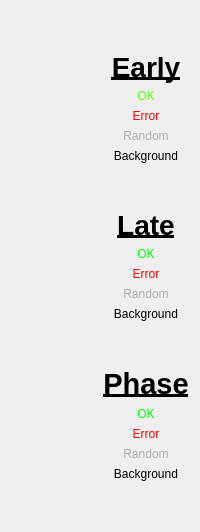
      <widget class="QWidget" name="tab_3">
       <property name="autoFillBackground">
        <bool>true</bool>
       </property>
       <attribute name="title">
        <string>QKD results/QB</string>
       </attribute>
       <layout class="QHBoxLayout" name="horizontalLayout_47">
        <item>
         <layout class="QHBoxLayout" name="horizontalLayout_44">
          <item>
           <layout class="QVBoxLayout" name="verticalLayout_52">
            <item>
             <widget class="QCustomPlot" name="Early_results" native="true">
              <property name="sizePolicy">
               <sizepolicy hsizetype="Expanding" vsizetype="Preferred">
                <horstretch>0</horstretch>
                <verstretch>0</verstretch>
               </sizepolicy>
              </property>
              <layout class="QVBoxLayout" name="verticalLayout_55"/>
             </widget>
            </item>
            <item>
             <widget class="QCustomPlot" name="Late_results" native="true">
              <property name="sizePolicy">
               <sizepolicy hsizetype="Expanding" vsizetype="Preferred">
                <horstretch>0</horstretch>
                <verstretch>0</verstretch>
               </sizepolicy>
              </property>
              <layout class="QVBoxLayout" name="verticalLayout_54"/>
             </widget>
            </item>
            <item>
             <widget class="QCustomPlot" name="Phase_results" native="true">
              <property name="sizePolicy">
               <sizepolicy hsizetype="Expanding" vsizetype="Preferred">
                <horstretch>0</horstretch>
                <verstretch>0</verstretch>
               </sizepolicy>
              </property>
              <layout class="QVBoxLayout" name="verticalLayout_53"/>
             </widget>
            </item>
           </layout>
          </item>
         </layout>
        </item>
        <item>
         <layout class="QVBoxLayout" name="verticalLayout_56">
          <property name="sizeConstraint">
           <enum>QLayout::SetMinimumSize</enum>
          </property>
          <item>
           <spacer name="verticalSpacer_20">
            <property name="orientation">
             <enum>Qt::Vertical</enum>
            </property>
            <property name="sizeHint" stdset="0">
             <size>
              <width>20</width>
              <height>40</height>
             </size>
            </property>
           </spacer>
          </item>
          <item>
           <widget class="QLabel" name="label_140">
            <property name="font">
             <font>
              <pointsize>21</pointsize>
              <weight>75</weight>
              <bold>true</bold>
              <underline>true</underline>
              <strikeout>false</strikeout>
             </font>
            </property>
            <property name="text">
             <string>Early</string>
            </property>
            <property name="alignment">
             <set>Qt::AlignCenter</set>
            </property>
           </widget>
          </item>
          <item>
           <widget class="QLabel" name="label_143">
            <property name="palette">
             <palette>
              <active>
               <colorrole role="WindowText">
                <brush brushstyle="SolidPattern">
                 <color alpha="255">
                  <red>85</red>
                  <green>255</green>
                  <blue>0</blue>
                 </color>
                </brush>
               </colorrole>
               <colorrole role="Text">
                <brush brushstyle="SolidPattern">
                 <color alpha="255">
                  <red>0</red>
                  <green>255</green>
                  <blue>0</blue>
                 </color>
                </brush>
               </colorrole>
              </active>
              <inactive>
               <colorrole role="WindowText">
                <brush brushstyle="SolidPattern">
                 <color alpha="255">
                  <red>85</red>
                  <green>255</green>
                  <blue>0</blue>
                 </color>
                </brush>
               </colorrole>
               <colorrole role="Text">
                <brush brushstyle="SolidPattern">
                 <color alpha="255">
                  <red>0</red>
                  <green>255</green>
                  <blue>0</blue>
                 </color>
                </brush>
               </colorrole>
              </inactive>
              <disabled>
               <colorrole role="WindowText">
                <brush brushstyle="SolidPattern">
                 <color alpha="255">
                  <red>190</red>
                  <green>190</green>
                  <blue>190</blue>
                 </color>
                </brush>
               </colorrole>
               <colorrole role="Text">
                <brush brushstyle="SolidPattern">
                 <color alpha="255">
                  <red>190</red>
                  <green>190</green>
                  <blue>190</blue>
                 </color>
                </brush>
               </colorrole>
              </disabled>
             </palette>
            </property>
            <property name="text">
             <string>OK</string>
            </property>
            <property name="alignment">
             <set>Qt::AlignCenter</set>
            </property>
           </widget>
          </item>
          <item>
           <widget class="QLabel" name="label_144">
            <property name="palette">
             <palette>
              <active>
               <colorrole role="WindowText">
                <brush brushstyle="SolidPattern">
                 <color alpha="255">
                  <red>255</red>
                  <green>0</green>
                  <blue>0</blue>
                 </color>
                </brush>
               </colorrole>
              </active>
              <inactive>
               <colorrole role="WindowText">
                <brush brushstyle="SolidPattern">
                 <color alpha="255">
                  <red>255</red>
                  <green>0</green>
                  <blue>0</blue>
                 </color>
                </brush>
               </colorrole>
              </inactive>
              <disabled>
               <colorrole role="WindowText">
                <brush brushstyle="SolidPattern">
                 <color alpha="255">
                  <red>190</red>
                  <green>190</green>
                  <blue>190</blue>
                 </color>
                </brush>
               </colorrole>
              </disabled>
             </palette>
            </property>
            <property name="text">
             <string>Error</string>
            </property>
            <property name="alignment">
             <set>Qt::AlignCenter</set>
            </property>
           </widget>
          </item>
          <item>
           <widget class="QLabel" name="label_145">
            <property name="palette">
             <palette>
              <active>
               <colorrole role="WindowText">
                <brush brushstyle="SolidPattern">
                 <color alpha="255">
                  <red>174</red>
                  <green>174</green>
                  <blue>174</blue>
                 </color>
                </brush>
               </colorrole>
              </active>
              <inactive>
               <colorrole role="WindowText">
                <brush brushstyle="SolidPattern">
                 <color alpha="255">
                  <red>174</red>
                  <green>174</green>
                  <blue>174</blue>
                 </color>
                </brush>
               </colorrole>
              </inactive>
              <disabled>
               <colorrole role="WindowText">
                <brush brushstyle="SolidPattern">
                 <color alpha="255">
                  <red>190</red>
                  <green>190</green>
                  <blue>190</blue>
                 </color>
                </brush>
               </colorrole>
              </disabled>
             </palette>
            </property>
            <property name="text">
             <string>Random</string>
            </property>
            <property name="alignment">
             <set>Qt::AlignCenter</set>
            </property>
           </widget>
          </item>
          <item>
           <widget class="QLabel" name="label_142">
            <property name="text">
             <string>Background</string>
            </property>
            <property name="alignment">
             <set>Qt::AlignCenter</set>
            </property>
           </widget>
          </item>
          <item>
           <spacer name="verticalSpacer_17">
            <property name="orientation">
             <enum>Qt::Vertical</enum>
            </property>
            <property name="sizeHint" stdset="0">
             <size>
              <width>20</width>
              <height>40</height>
             </size>
            </property>
           </spacer>
          </item>
          <item>
           <widget class="QLabel" name="label_147">
            <property name="font">
             <font>
              <pointsize>21</pointsize>
              <weight>75</weight>
              <bold>true</bold>
              <underline>true</underline>
             </font>
            </property>
            <property name="text">
             <string>Late</string>
            </property>
            <property name="alignment">
             <set>Qt::AlignCenter</set>
            </property>
           </widget>
          </item>
          <item>
           <widget class="QLabel" name="label_149">
            <property name="palette">
             <palette>
              <active>
               <colorrole role="WindowText">
                <brush brushstyle="SolidPattern">
                 <color alpha="255">
                  <red>0</red>
                  <green>255</green>
                  <blue>0</blue>
                 </color>
                </brush>
               </colorrole>
              </active>
              <inactive>
               <colorrole role="WindowText">
                <brush brushstyle="SolidPattern">
                 <color alpha="255">
                  <red>0</red>
                  <green>255</green>
                  <blue>0</blue>
                 </color>
                </brush>
               </colorrole>
              </inactive>
              <disabled>
               <colorrole role="WindowText">
                <brush brushstyle="SolidPattern">
                 <color alpha="255">
                  <red>190</red>
                  <green>190</green>
                  <blue>190</blue>
                 </color>
                </brush>
               </colorrole>
              </disabled>
             </palette>
            </property>
            <property name="text">
             <string>OK</string>
            </property>
            <property name="alignment">
             <set>Qt::AlignCenter</set>
            </property>
           </widget>
          </item>
          <item>
           <widget class="QLabel" name="label_148">
            <property name="palette">
             <palette>
              <active>
               <colorrole role="WindowText">
                <brush brushstyle="SolidPattern">
                 <color alpha="255">
                  <red>255</red>
                  <green>0</green>
                  <blue>0</blue>
                 </color>
                </brush>
               </colorrole>
              </active>
              <inactive>
               <colorrole role="WindowText">
                <brush brushstyle="SolidPattern">
                 <color alpha="255">
                  <red>255</red>
                  <green>0</green>
                  <blue>0</blue>
                 </color>
                </brush>
               </colorrole>
              </inactive>
              <disabled>
               <colorrole role="WindowText">
                <brush brushstyle="SolidPattern">
                 <color alpha="255">
                  <red>190</red>
                  <green>190</green>
                  <blue>190</blue>
                 </color>
                </brush>
               </colorrole>
              </disabled>
             </palette>
            </property>
            <property name="text">
             <string>Error</string>
            </property>
            <property name="alignment">
             <set>Qt::AlignCenter</set>
            </property>
           </widget>
          </item>
          <item>
           <widget class="QLabel" name="label_146">
            <property name="palette">
             <palette>
              <active>
               <colorrole role="WindowText">
                <brush brushstyle="SolidPattern">
                 <color alpha="255">
                  <red>174</red>
                  <green>174</green>
                  <blue>174</blue>
                 </color>
                </brush>
               </colorrole>
              </active>
              <inactive>
               <colorrole role="WindowText">
                <brush brushstyle="SolidPattern">
                 <color alpha="255">
                  <red>174</red>
                  <green>174</green>
                  <blue>174</blue>
                 </color>
                </brush>
               </colorrole>
              </inactive>
              <disabled>
               <colorrole role="WindowText">
                <brush brushstyle="SolidPattern">
                 <color alpha="255">
                  <red>190</red>
                  <green>190</green>
                  <blue>190</blue>
                 </color>
                </brush>
               </colorrole>
              </disabled>
             </palette>
            </property>
            <property name="text">
             <string>Random</string>
            </property>
            <property name="alignment">
             <set>Qt::AlignCenter</set>
            </property>
           </widget>
          </item>
          <item>
           <widget class="QLabel" name="label_141">
            <property name="text">
             <string>Background</string>
            </property>
            <property name="alignment">
             <set>Qt::AlignCenter</set>
            </property>
           </widget>
          </item>
          <item>
           <spacer name="verticalSpacer_18">
            <property name="orientation">
             <enum>Qt::Vertical</enum>
            </property>
            <property name="sizeHint" stdset="0">
             <size>
              <width>20</width>
              <height>40</height>
             </size>
            </property>
           </spacer>
          </item>
          <item>
           <widget class="QLabel" name="label_137">
            <property name="font">
             <font>
              <pointsize>22</pointsize>
              <weight>75</weight>
              <bold>true</bold>
              <underline>true</underline>
             </font>
            </property>
            <property name="text">
             <string>Phase</string>
            </property>
            <property name="alignment">
             <set>Qt::AlignCenter</set>
            </property>
           </widget>
          </item>
          <item>
           <widget class="QLabel" name="label_150">
            <property name="palette">
             <palette>
              <active>
               <colorrole role="WindowText">
                <brush brushstyle="SolidPattern">
                 <color alpha="255">
                  <red>0</red>
                  <green>255</green>
                  <blue>0</blue>
                 </color>
                </brush>
               </colorrole>
              </active>
              <inactive>
               <colorrole role="WindowText">
                <brush brushstyle="SolidPattern">
                 <color alpha="255">
                  <red>0</red>
                  <green>255</green>
                  <blue>0</blue>
                 </color>
                </brush>
               </colorrole>
              </inactive>
              <disabled>
               <colorrole role="WindowText">
                <brush brushstyle="SolidPattern">
                 <color alpha="255">
                  <red>190</red>
                  <green>190</green>
                  <blue>190</blue>
                 </color>
                </brush>
               </colorrole>
              </disabled>
             </palette>
            </property>
            <property name="text">
             <string>OK</string>
            </property>
            <property name="alignment">
             <set>Qt::AlignCenter</set>
            </property>
           </widget>
          </item>
          <item>
           <widget class="QLabel" name="label_153">
            <property name="palette">
             <palette>
              <active>
               <colorrole role="WindowText">
                <brush brushstyle="SolidPattern">
                 <color alpha="255">
                  <red>255</red>
                  <green>0</green>
                  <blue>0</blue>
                 </color>
                </brush>
               </colorrole>
              </active>
              <inactive>
               <colorrole role="WindowText">
                <brush brushstyle="SolidPattern">
                 <color alpha="255">
                  <red>255</red>
                  <green>0</green>
                  <blue>0</blue>
                 </color>
                </brush>
               </colorrole>
              </inactive>
              <disabled>
               <colorrole role="WindowText">
                <brush brushstyle="SolidPattern">
                 <color alpha="255">
                  <red>190</red>
                  <green>190</green>
                  <blue>190</blue>
                 </color>
                </brush>
               </colorrole>
              </disabled>
             </palette>
            </property>
            <property name="text">
             <string>Error</string>
            </property>
            <property name="alignment">
             <set>Qt::AlignCenter</set>
            </property>
           </widget>
          </item>
          <item>
           <widget class="QLabel" name="label_152">
            <property name="palette">
             <palette>
              <active>
               <colorrole role="WindowText">
                <brush brushstyle="SolidPattern">
                 <color alpha="255">
                  <red>174</red>
                  <green>174</green>
                  <blue>174</blue>
                 </color>
                </brush>
               </colorrole>
              </active>
              <inactive>
               <colorrole role="WindowText">
                <brush brushstyle="SolidPattern">
                 <color alpha="255">
                  <red>174</red>
                  <green>174</green>
                  <blue>174</blue>
                 </color>
                </brush>
               </colorrole>
              </inactive>
              <disabled>
               <colorrole role="WindowText">
                <brush brushstyle="SolidPattern">
                 <color alpha="255">
                  <red>190</red>
                  <green>190</green>
                  <blue>190</blue>
                 </color>
                </brush>
               </colorrole>
              </disabled>
             </palette>
            </property>
            <property name="text">
             <string>Random</string>
            </property>
            <property name="alignment">
             <set>Qt::AlignCenter</set>
            </property>
           </widget>
          </item>
          <item>
           <widget class="QLabel" name="label_151">
            <property name="text">
             <string>Background</string>
            </property>
            <property name="alignment">
             <set>Qt::AlignCenter</set>
            </property>
           </widget>
          </item>
          <item>
           <spacer name="verticalSpacer_19">
            <property name="orientation">
             <enum>Qt::Vertical</enum>
            </property>
            <property name="sizeHint" stdset="0">
             <size>
              <width>20</width>
              <height>40</height>
             </size>
            </property>
           </spacer>
          </item>
         </layout>
        </item>
       </layout>
      </widget>
